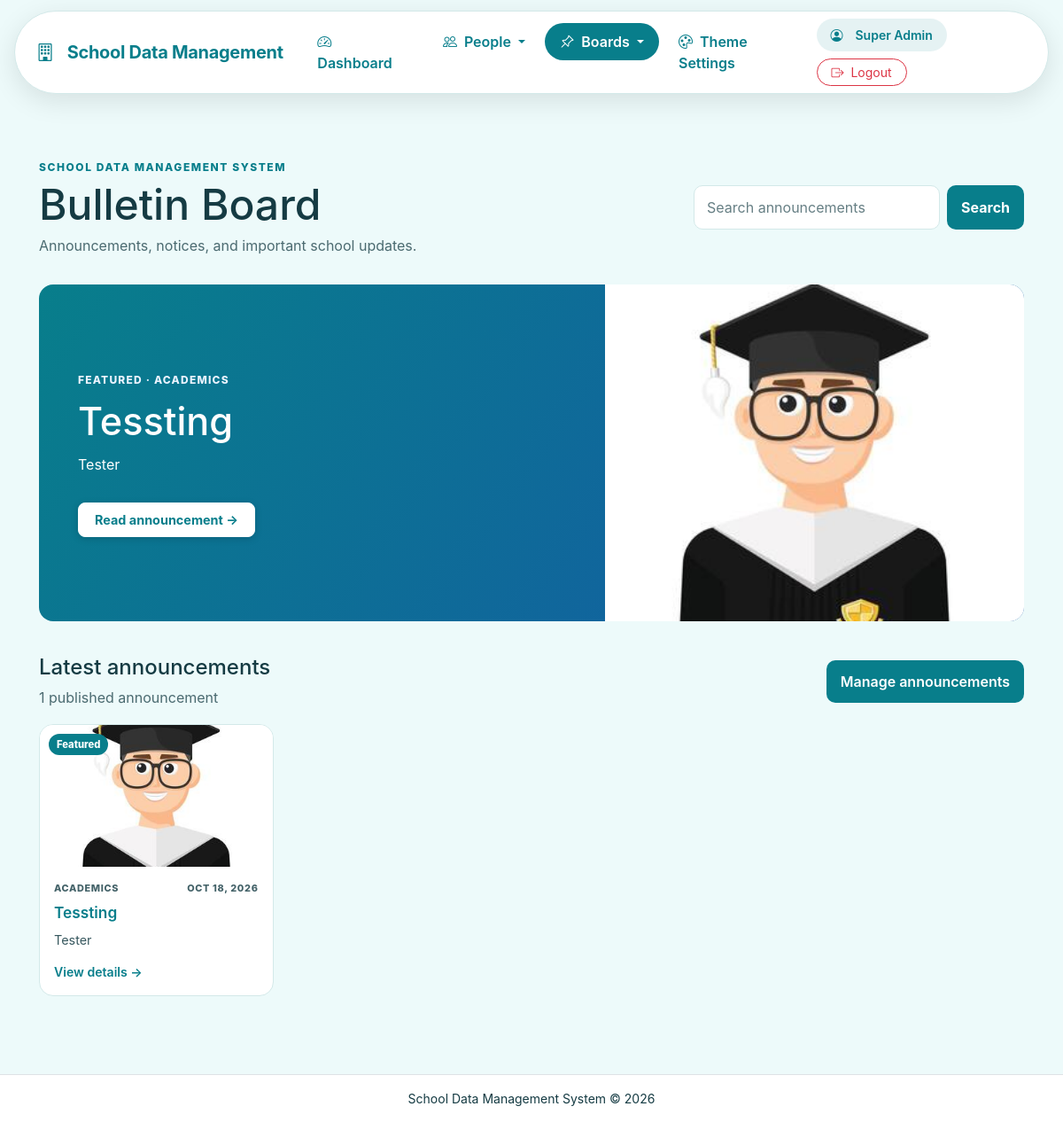
The app's page /bulletin_board.php (signed in) with its own data.
### tables this page shows
CREATE TABLE `bulletin_announcements` (
  `id` int(10) UNSIGNED NOT NULL,
  `title` varchar(200) NOT NULL,
  `description` text NOT NULL,
  `image_path` varchar(255) NOT NULL,
  `image_alt` varchar(255) DEFAULT NULL,
  `category` varchar(50) DEFAULT 'General',
  `status` enum('Draft','Published') NOT NULL DEFAULT 'Draft',
  `is_featured` tinyint(1) NOT NULL DEFAULT 0,
  `publish_date` datetime DEFAULT NULL,
  `created_by` int(10) UNSIGNED NOT NULL,
  `created_at` timestamp NOT NULL DEFAULT current_timestamp(),
  `updated_at` timestamp NOT NULL DEFAULT current_timestamp() ON UPDATE current_timestamp()
);

### config.php (called while the page is built, shortened)
<?php
function e($value)
{
    return htmlspecialchars(
        (string) $value,
        ENT_QUOTES,
        'UTF-8'
    );
}
?>

### bulletin_helpers.php (called while the page is built, shortened)
<?php
require_once __DIR__ . '/config.php';
function bulletin_is_admin(): bool
{
    return strcasecmp(trim((string)($_SESSION['role'] ?? '')), 'Administrator') === 0;
}

### bulletin_board.php (the view, shortened to what this page needs)
<?php
require_once __DIR__ . '/bulletin_helpers.php';
$search = trim((string)($_GET['q'] ?? ''));
$sql = "SELECT id, title, description, image_path, image_alt, category, is_featured, publish_date
        FROM bulletin_announcements
        WHERE status = 'Published'
          AND (publish_date IS NULL OR publish_date <= NOW())";
$params = [];
$sql .= " ORDER BY is_featured DESC, COALESCE(publish_date, created_at) DESC, id DESC";
$stmt = $pdo->prepare($sql);
$stmt->execute($params);
$announcements = $stmt->fetchAll();
$featured = null;
foreach ($announcements as $item) {
    if ((int)$item['is_featured'] === 1) {
        $featured = $item;
        break;
    }
}
require_once __DIR__ . '/header.php';
?>
<section class="bulletin-shell">
    <header class="board-header">
        <div>
            <p class="eyebrow">School Data Management System</p>
            <h1>Bulletin Board</h1>
            <p class="muted">Announcements, notices, and important school updates.</p>
        </div>
        <form class="search-form" method="get" action="bulletin_board.php">
            <input id="q" type="search" name="q" placeholder="Search announcements" value="<?= e($search) ?>">
            <button type="submit">Search</button>
        </form>
    </header>
    <?php if ($featured): ?>
    <section class="featured">
        <div class="featured-copy">
            <span class="featured-label">Featured<?= $featured['category'] ? ' · ' . e($featured['category']) : '' ?></span>
            <h2><?= e($featured['title']) ?></h2>
            <p><?= nl2br(e($featured['description'])) ?></p>
            <a class="light-link" href="bulletin_view.php?id=<?= (int)$featured['id'] ?>">Read announcement <span aria-hidden="true">→</span></a>
        </div>
        <img src="<?= e($featured['image_path']) ?>" alt="<?= e($featured['image_alt'] ?: $featured['title']) ?>">
    </section>
    <?php endif; ?>
    <section class="announcements-section">
        <div class="section-heading">
            <div>
                <h2>Latest announcements</h2>
                <p class="muted"><?= count($announcements) ?> published announcement<?= count($announcements) === 1 ? '' : 's' ?></p>
            </div>
            <?php if (bulletin_is_admin()): ?>
                <a class="button button-primary" href="bulletin_manage.php">Manage announcements</a>
            <?php endif; ?>
        </div>
        <?php if (!$announcements): ?>
            <div class="empty-state">
                <h3>No announcements found</h3>
                <p><?= $search !== '' ? 'Try another search term.' : 'Published announcements will appear here.' ?></p>
            </div>
        <?php else: ?>
        <div class="announcement-grid">
            <?php foreach ($announcements as $item): ?>
            <article class="announcement-card">
                <a class="card-image" href="bulletin_view.php?id=<?= (int)$item['id'] ?>">
                    <img src="<?= e($item['image_path']) ?>" alt="<?= e($item['image_alt'] ?: $item['title']) ?>" loading="lazy">
                    <?php if ((int)$item['is_featured'] === 1): ?><span class="featured-pill">Featured</span><?php endif; ?>
                </a>
                <div class="card-content">
                    <div class="card-meta">
                        <span><?= e($item['category']) ?></span>
                        <span><?= $item['publish_date'] ? e(date('M d, Y', strtotime($item['publish_date']))) : 'Published' ?></span>
                    </div>
                    <h3><a href="bulletin_view.php?id=<?= (int)$item['id'] ?>"><?= e($item['title']) ?></a></h3>
                    <p><?= e(mb_strimwidth((string)$item['description'], 0, 150, '…', 'UTF-8')) ?></p>
                    <a class="text-link" href="bulletin_view.php?id=<?= (int)$item['id'] ?>">View details →</a>
                </div>
            </article>
            <?php endforeach; ?>
        </div>
        <?php endif; ?>
    </section>
</section>
<?php require_once __DIR__ . '/footer.php'; ?>

### assets/style.css (style rules this page uses)
body { font-family: Inter, system-ui, -apple-system, "Segoe UI", sans-serif; }

### assets/navigation.css (style rules this page uses)
html, body { min-height: 100%; }
body { display: flex; flex-direction: column; min-height: 100vh; }

### assets/css/theme.css (style rules this page uses)
:root { --theme-primary: #0d6efd; --theme-button: #0d6efd; --theme-header: #ffffff; --theme-card: #ffffff; --theme-background: #f5f8fc; --theme-text: #172b4d; --theme-font: #172b4d; --theme-icon: #0d6efd; --theme-border: #e5eaf0; }
html, body, body.bg-light, main, main.container, main.container-fluid, .content-wrapper, .page-wrapper { background-color: var(--theme-background) !important; color: var(--theme-font) !important; }
body p, body label, body li, body td, body th, body small, body .text-muted, body .form-text, body .text-secondary { color: var(--theme-font) !important; }
h1, h2, h3, h4, h5, h6, .stat-number, .records-title, .record-name, .page-title, .card-title { color: var(--theme-text) !important; }
a:not(.btn):not(.button):not(.small-button), .text-primary, .nav-link.active, .pagination .active > .page-link, .eyebrow-text, .sub-title, [class*="sub-header"], [class*="eyebrow"], .information-board-eyebrow, .transparency-board-eyebrow, .information-title-small, .transparency-title-small { color: var(--theme-primary) !important; }
html body .btn-primary, html body .theme-primary-button, html body .btn-info, html body button[type="submit"]:not(.btn-danger):not(.sdms-theme-reset):not(.danger) { background-color: var(--theme-button) !important; border-color: var(--theme-button) !important; color: #ffffff !important; }
.form-control, .form-select, input[type="search"] { background-color: var(--theme-card) !important; color: var(--theme-font) !important; }
.admin-shell .button-primary, .admin-shell .button.button-primary, a.button.button-primary { background-color: var(--theme-button) !important; border-color: var(--theme-button) !important; color: #ffffff !important; font-weight: 600 !important; text-decoration: none !important; }
.bulletin-shell > section:first-of-type, .bulletin-board > section:first-of-type, section[class*="hero"], section[class*="featured"], .hero-card, .featured-card { background-color: var(--theme-button) !important; border-radius: 16px !important; overflow: hidden !important; }
section[class*="hero"] p, section[class*="featured"] p, .hero-card p, .featured-card p, section[class*="hero"] h1, section[class*="hero"] h2, section[class*="hero"] h3, section[class*="featured"] h1, section[class*="featured"] h2, section[class*="featured"] h3, .hero-card h1, .hero-card h2, .hero-card h3, .featured-card h1, .featured-card h2, .featured-card h3 { color: #ffffff !important; }
section[class*="hero"] a, section[class*="featured"] a, .hero-card a, .featured-card a { background-color: #ffffff !important; color: var(--theme-button, #087e8b) !important; border: 1px solid #ffffff !important; border-radius: 8px !important; padding: 8px 18px !important; font-weight: 700 !important; font-size: 0.9rem !important; text-decoration: none !important; display: inline-block !important; margin-top: 15px !important; box-shadow: 0 2px 8px rgba(0, 0, 0, 0.15) !important; transition: all 0.2s ease !important; }
div[class*="grid"] .card, div[class*="grid"] [class*="announcement"], section[class*="latest"] .card, section[class*="latest"] a { background-color: var(--theme-card) !important; }
div[class*="grid"] a, section[class*="latest"] a { background-color: transparent !important; border: none !important; box-shadow: none !important; padding: 0 !important; color: var(--theme-primary) !important; text-decoration: none !important; display: inline !important; font-weight: 600 !important; }

### records on screen
bulletin_announcements: category "ACADEMICS", title "Tessting", description "Tester", image_path (picture), is_featured "Featured", publish_date "OCT 18, 2026"

### other values on screen
$item['label'] "Dashboard"
$item['label'] "People"
$item['label'] "Boards"
$item['label'] "Theme Settings"
$_SESSION['full_name'] "Super Admin"
count($announcements) "1"
